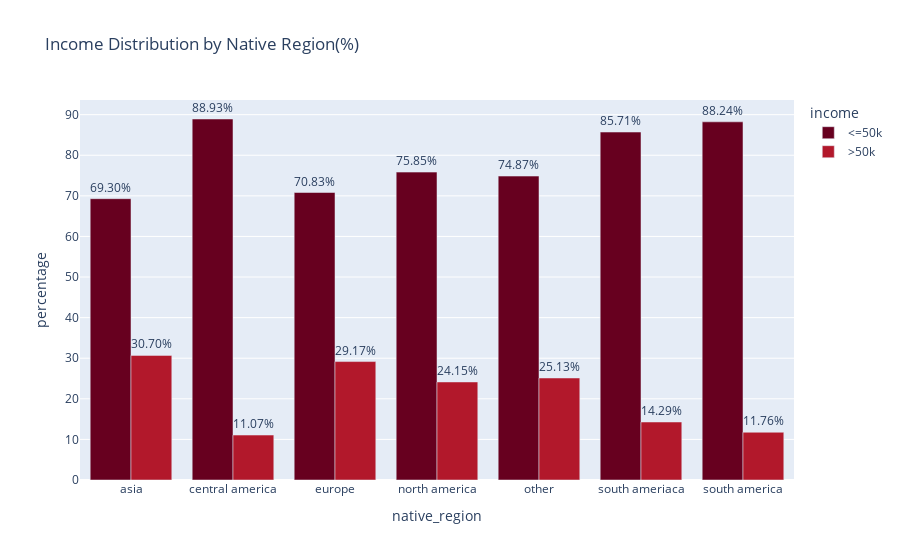

Source (notebook cell):
### Code cell
fig= px.bar(
    adult_df_income_native_region,
    x = 'native_region',
    y = 'percentage',
    color= 'income',
    title='Income Distribution by Native Region(%)',
    barmode = 'group',
    height=400,
    text= 'percentage',
    color_discrete_sequence=px.colors.sequential.RdBu,
)
fig.update_traces(texttemplate='%{text:.2f}%')
fig.update_traces(textposition='outside')
fig.show()
fig.write_image(os.path.join(results_dir,'income_distribution_Native_region_pie_chart.jpg'))
fig.write_image(os.path.join(results_dir,'income_distribution_Native_region_pie_chart.png'))
fig.write_html(os.path.join(results_dir,'income_distribution_Native_region_pie_chart.html'))

### Figure 1 — Plotly figure (JSON) as saved in the notebook; plotly's stock layout.template omitted (floating-point values rounded to 4 significant figures)
{"data": [{"alignmentgroup": "True", "hovertemplate": "income=<=50k<br>native_region=%{x}<br>percentage=%{text}<extra></extra>", "legendgroup": "<=50k", "marker": {"color": "rgb(103,0,31)", "pattern": {"shape": ""}}, "name": "<=50k", "offsetgroup": "<=50k", "orientation": "v", "showlegend": true, "text": [69.3, 88.93, 70.83, 75.85, 74.87, 85.71, 88.24], "textposition": "outside", "texttemplate": "%{text:.2f}%", "type": "bar", "x": ["asia", "central america", "europe", "north america", "other", "south ameriaca", "south america"], "xaxis": "x", "y": [69.3, 88.93, 70.83, 75.85, 74.87, 85.71, 88.24], "yaxis": "y"}, {"alignmentgroup": "True", "hovertemplate": "income=>50k<br>native_region=%{x}<br>percentage=%{text}<extra></extra>", "legendgroup": ">50k", "marker": {"color": "rgb(178,24,43)", "pattern": {"shape": ""}}, "name": ">50k", "offsetgroup": ">50k", "orientation": "v", "showlegend": true, "text": [30.7, 11.07, 29.17, 24.15, 25.13, 14.29, 11.76], "textposition": "outside", "texttemplate": "%{text:.2f}%", "type": "bar", "x": ["asia", "central america", "europe", "north america", "other", "south ameriaca", "south america"], "xaxis": "x", "y": [30.7, 11.07, 29.17, 24.15, 25.13, 14.29, 11.76], "yaxis": "y"}], "layout": {"autosize": true, "barmode": "group", "legend": {"title": {"text": "income"}, "tracegroupgap": 0}, "title": {"text": "Income Distribution by Native Region(%)"}, "xaxis": {"anchor": "y", "autorange": true, "domain": [0, 1], "range": [-0.5, 6.5], "title": {"text": "native_region"}, "type": "category"}, "yaxis": {"anchor": "x", "autorange": true, "domain": [0, 1], "range": [0, 93.61], "title": {"text": "percentage"}, "type": "linear"}}}
